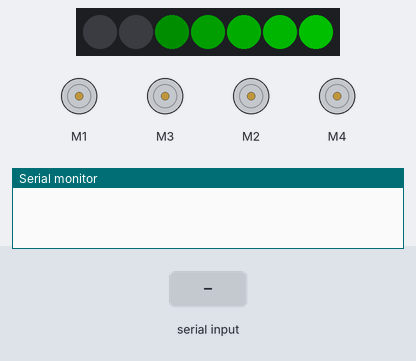
The sketch below on a simulated Arduino Mega 2560, built with avr-gcc and run on an emulated ATmega2560. Parts: 4 × DC motor (green arrow = forward, orange = backward, longer = faster), 7 RGB LEDs in strip order, left to right, the last lines printed to the serial monitor. The inputs (shaded band) are chosen by the test bench. Dim RGB values are drawn brighter than linear; colours are those a GRB WS2812 strip shows for the declared byte order.

Above: at 1.2 s.
1.3 s: "90,45,200|" received over the second serial link
At 1.35 s:
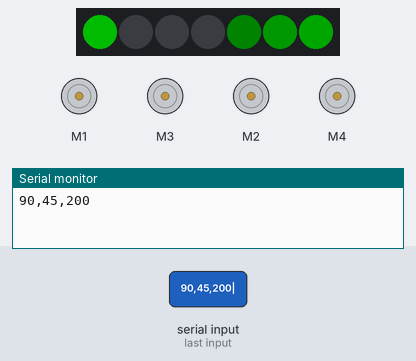
4.3 s: "90,45,200,10|" received over the second serial link
At 4.66 s:
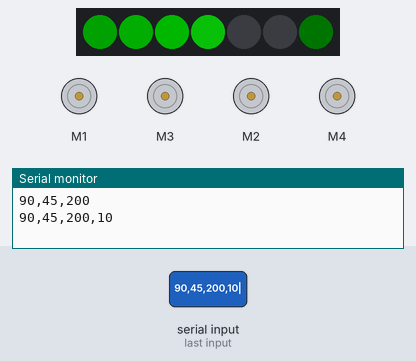
6.0 s: "30,150|" received over the second serial link
Timing chart, 0 to 15.0 s (numbered marks = the images above; inputs shaded):
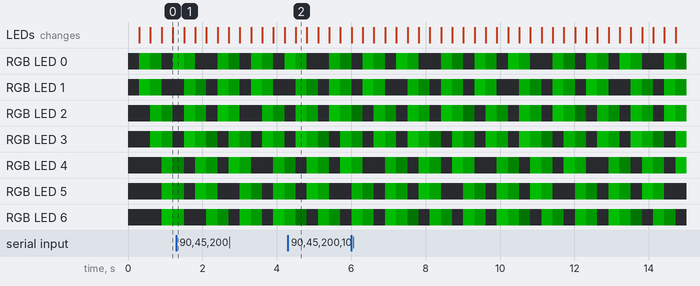

The sketch:

SuuperRover.ino
```cpp
#include "FastLED.h"
#include <Wire.h>
#include <Adafruit_MotorShield.h>
#include "utility/Adafruit_MS_PWMServoDriver.h"

#define NUM_LEDS 7
#define DATA_PIN 12

CRGBArray<NUM_LEDS> leds;

String value;

int    left_speed    = 0;
int    right_speed   = 0;
int    left_current  = 0;
int    right_current = 0;

int    dir = 4;

int    ledTrail     = 0;
int    delayTrail   = 0;

bool   debug = false;

int    data_in = 0;

Adafruit_MotorShield AFMS = Adafruit_MotorShield();
Adafruit_DCMotor *motor1 = AFMS.getMotor(1);
Adafruit_DCMotor *motor2 = AFMS.getMotor(2);
Adafruit_DCMotor *motor3 = AFMS.getMotor(3);
Adafruit_DCMotor *motor4 = AFMS.getMotor(4);

void speedLed() {
    delayTrail += 1;
    if (delayTrail == 50){
        delayTrail = 0;
        if (ledTrail == 8){
            ledTrail = 0;
        }
        leds[ledTrail] = CRGB( 255,15,15);
        ledTrail += 1;
    }

    if (left_speed != 0){
        if (dir == 0){
            leds[2] = CRGB( 0, left_current, 0);
            leds[3] = CRGB( 0, left_current, 0);
        } else {
            leds[2] = CRGB( 0, 0, right_current);
            leds[3] = CRGB( 0, 0, right_current);
        }
    };

    if (right_speed != 0) {
        if (dir == 0){
            leds[5] = CRGB( 0, right_current, 0);
            leds[6] = CRGB( 0, right_current, 0);
        } else {
            leds[5] = CRGB( 0, 0, right_current);
            leds[6] = CRGB( 0, 0, right_current);
        }
    };
}

void motorWorks() {
    motor1->setSpeed(left_speed);
    motor1->run(dir);
    motor3->setSpeed(left_speed);
    motor3->run(dir);
    motor2->setSpeed(right_speed);
    motor2->run(dir);
    motor4->setSpeed(right_speed);
    motor4->run(dir);

}

void debuggy() {
  Serial.print("left: ");
  Serial.print(left_speed);
  Serial.print(" right: ");
  Serial.print(right_speed);
  Serial.print(" Direction: ");
  Serial.println(dir);
}

void setup() {
    Serial.begin(115200);
    Serial1.begin(19200);
    LEDS.addLeds<WS2812,DATA_PIN,RGB>(leds,NUM_LEDS);
    LEDS.setBrightness(84);
    AFMS.begin();
}


void loop() {

    if (Serial1.available()) {     // If anything comes in Serial1 (pins 0 & 1)

        value = Serial1.readStringUntil('|');
        Serial.println(value);
        data_in += 1;

        switch ( value.substring(0,1).toInt() ){
            case 1:
              left_speed  = value.substring(2).toInt();
              break;
            case 2:
              right_speed = value.substring(2).toInt();
              break;
            case 3:
              dir = value.substring(2).toInt();
              break;
        }
    }

    EVERY_N_SECONDS( 5 ) {   Serial.print("Serial commands receive per second:"); Serial.println(data_in / 5); data_in = 0; }

    speedLed();
    motorWorks();
    //debuggy();

    leds.fadeToBlackBy(1);
    FastLED.show();
}
```
